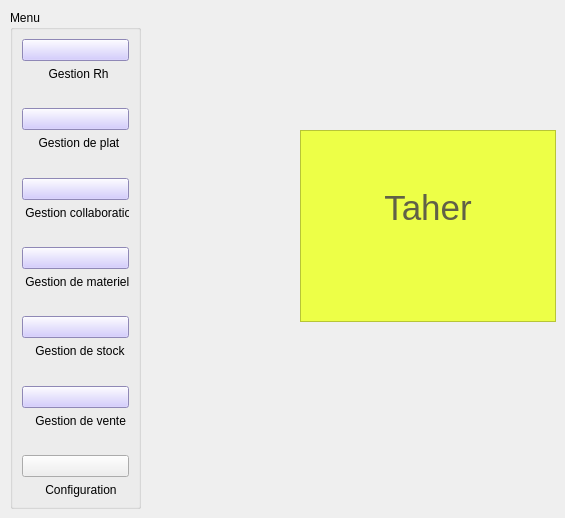
              <widget class="QWidget" name="page_7">
               <widget class="QGroupBox" name="groupBox_15">
                <property name="geometry">
                 <rect>
                  <x>10</x>
                  <y>10</y>
                  <width>131</width>
                  <height>499</height>
                 </rect>
                </property>
                <property name="title">
                 <string>Menu</string>
                </property>
                <layout class="QVBoxLayout" name="verticalLayout_19">
                 <item>
                  <layout class="QVBoxLayout" name="verticalLayout_5">
                   <item>
                    <widget class="QPushButton" name="Aymen_5">
                     <property name="styleSheet">
                      <string notr="true">background-color: rgb(200, 190, 255);</string>
                     </property>
                     <property name="text">
                      <string/>
                     </property>
                     <property name="icon">
                      <iconset resource="rh.qrc">
                       <normaloff>:/rh/rh.png</normaloff>:/rh/rh.png</iconset>
                     </property>
                     <property name="iconSize">
                      <size>
                       <width>50</width>
                       <height>30</height>
                      </size>
                     </property>
                    </widget>
                   </item>
                   <item>
                    <widget class="QLabel" name="label_48">
                     <property name="text">
                      <string>        Gestion Rh</string>
                     </property>
                    </widget>
                   </item>
                   <item>
                    <spacer name="verticalSpacer_28">
                     <property name="orientation">
                      <enum>Qt::Vertical</enum>
                     </property>
                     <property name="sizeHint" stdset="0">
                      <size>
                       <width>20</width>
                       <height>40</height>
                      </size>
                     </property>
                    </spacer>
                   </item>
                   <item>
                    <widget class="QPushButton" name="Moemen_5">
                     <property name="styleSheet">
                      <string notr="true">background-color: rgb(200, 190, 255);</string>
                     </property>
                     <property name="text">
                      <string/>
                     </property>
                     <property name="icon">
                      <iconset resource="plat.qrc">
                       <normaloff>:/plat/plat.png</normaloff>:/plat/plat.png</iconset>
                     </property>
                     <property name="iconSize">
                      <size>
                       <width>50</width>
                       <height>30</height>
                      </size>
                     </property>
                    </widget>
                   </item>
                   <item>
                    <widget class="QLabel" name="label_49">
                     <property name="text">
                      <string>     Gestion de plat</string>
                     </property>
                    </widget>
                   </item>
                   <item>
                    <spacer name="verticalSpacer_29">
                     <property name="orientation">
                      <enum>Qt::Vertical</enum>
                     </property>
                     <property name="sizeHint" stdset="0">
                      <size>
                       <width>20</width>
                       <height>40</height>
                      </size>
                     </property>
                    </spacer>
                   </item>
                   <item>
                    <widget class="QPushButton" name="Salma_5">
                     <property name="styleSheet">
                      <string notr="true">background-color: rgb(200, 190, 255);</string>
                     </property>
                     <property name="text">
                      <string/>
                     </property>
                     <property name="icon">
                      <iconset resource="collab.qrc">
                       <normaloff>:/collab/collaboration.png</normaloff>:/collab/collaboration.png</iconset>
                     </property>
                     <property name="iconSize">
                      <size>
                       <width>50</width>
                       <height>30</height>
                      </size>
                     </property>
                    </widget>
                   </item>
                   <item>
                    <widget class="QLabel" name="label_50">
                     <property name="text">
                      <string> Gestion collaboration</string>
                     </property>
                    </widget>
                   </item>
                   <item>
                    <spacer name="verticalSpacer_30">
                     <property name="orientation">
                      <enum>Qt::Vertical</enum>
                     </property>
                     <property name="sizeHint" stdset="0">
                      <size>
                       <width>20</width>
                       <height>40</height>
                      </size>
                     </property>
                    </spacer>
                   </item>
                   <item>
                    <widget class="QPushButton" name="Sara_5">
                     <property name="styleSheet">
                      <string notr="true">background-color: rgb(200, 190, 255);</string>
                     </property>
                     <property name="text">
                      <string/>
                     </property>
                     <property name="icon">
                      <iconset resource="materiel.qrc">
                       <normaloff>:/materiel/materiel.png</normaloff>:/materiel/materiel.png</iconset>
                     </property>
                     <property name="iconSize">
                      <size>
                       <width>50</width>
                       <height>30</height>
                      </size>
                     </property>
                    </widget>
                   </item>
                   <item>
                    <widget class="QLabel" name="label_51">
                     <property name="text">
                      <string> Gestion de materiels</string>
                     </property>
                    </widget>
                   </item>
                   <item>
                    <spacer name="verticalSpacer_31">
                     <property name="orientation">
                      <enum>Qt::Vertical</enum>
                     </property>
                     <property name="sizeHint" stdset="0">
                      <size>
                       <width>20</width>
                       <height>40</height>
                      </size>
                     </property>
                    </spacer>
                   </item>
                   <item>
                    <widget class="QPushButton" name="Taher_5">
                     <property name="styleSheet">
                      <string notr="true">background-color: rgb(200, 190, 255);</string>
                     </property>
                     <property name="text">
                      <string/>
                     </property>
                     <property name="icon">
                      <iconset resource="stock.qrc">
                       <normaloff>:/stock/stock.png</normaloff>:/stock/stock.png</iconset>
                     </property>
                     <property name="iconSize">
                      <size>
                       <width>50</width>
                       <height>30</height>
                      </size>
                     </property>
                    </widget>
                   </item>
                   <item>
                    <widget class="QLabel" name="label_52">
                     <property name="text">
                      <string>    Gestion de stock</string>
                     </property>
                    </widget>
                   </item>
                   <item>
                    <spacer name="verticalSpacer_32">
                     <property name="orientation">
                      <enum>Qt::Vertical</enum>
                     </property>
                     <property name="sizeHint" stdset="0">
                      <size>
                       <width>20</width>
                       <height>40</height>
                      </size>
                     </property>
                    </spacer>
                   </item>
                   <item>
                    <widget class="QPushButton" name="Ghazi_5">
                     <property name="styleSheet">
                      <string notr="true">background-color: rgb(200, 190, 255);</string>
                     </property>
                     <property name="text">
                      <string/>
                     </property>
                     <property name="icon">
                      <iconset resource="vente.qrc">
                       <normaloff>:/vente/vente.png</normaloff>:/vente/vente.png</iconset>
                     </property>
                     <property name="iconSize">
                      <size>
                       <width>50</width>
                       <height>30</height>
                      </size>
                     </property>
                    </widget>
                   </item>
                   <item>
                    <widget class="QLabel" name="label_53">
                     <property name="text">
                      <string>    Gestion de vente</string>
                     </property>
                    </widget>
                   </item>
                   <item>
                    <spacer name="verticalSpacer_33">
                     <property name="orientation">
                      <enum>Qt::Vertical</enum>
                     </property>
                     <property name="sizeHint" stdset="0">
                      <size>
                       <width>20</width>
                       <height>40</height>
                      </size>
                     </property>
                    </spacer>
                   </item>
                   <item>
                    <widget class="QPushButton" name="Configuration_5">
                     <property name="text">
                      <string/>
                     </property>
                     <property name="icon">
                      <iconset resource="config.qrc">
                       <normaloff>:/config/configuration.png</normaloff>:/config/configuration.png</iconset>
                     </property>
                     <property name="iconSize">
                      <size>
                       <width>50</width>
                       <height>30</height>
                      </size>
                     </property>
                    </widget>
                   </item>
                   <item>
                    <widget class="QLabel" name="label_54">
                     <property name="text">
                      <string>       Configuration</string>
                     </property>
                    </widget>
                   </item>
                  </layout>
                 </item>
                </layout>
               </widget>
               <widget class="QTextBrowser" name="textBrowser_3">
                <property name="geometry">
                 <rect>
                  <x>300</x>
                  <y>130</y>
                  <width>256</width>
                  <height>192</height>
                 </rect>
                </property>
                <property name="styleSheet">
                 <string notr="true">background-color: rgb(237, 255, 71);</string>
                </property>
                <property name="html">
                 <string>&lt;!DOCTYPE HTML PUBLIC &quot;-//W3C//DTD HTML 4.0//EN&quot; &quot;http://www.w3.org/TR/REC-html40/strict.dtd&quot;&gt;
&lt;html&gt;&lt;head&gt;&lt;meta name=&quot;qrichtext&quot; content=&quot;1&quot; /&gt;&lt;style type=&quot;text/css&quot;&gt;
p, li { white-space: pre-wrap; }
&lt;/style&gt;&lt;/head&gt;&lt;body style=&quot; font-family:'MS Shell Dlg 2'; font-size:8.25pt; font-weight:400; font-style:normal;&quot;&gt;
&lt;p align=&quot;center&quot; style=&quot;-qt-paragraph-type:empty; margin-top:0px; margin-bottom:0px; margin-left:0px; margin-right:0px; -qt-block-indent:0; text-indent:0px; font-family:'MS Shell Dlg 2';&quot;&gt;&lt;br /&gt;&lt;/p&gt;
&lt;p align=&quot;center&quot; style=&quot;-qt-paragraph-type:empty; margin-top:0px; margin-bottom:0px; margin-left:0px; margin-right:0px; -qt-block-indent:0; text-indent:0px; font-family:'MS Shell Dlg 2'; font-size:26pt; color:#616147;&quot;&gt;&lt;br /&gt;&lt;/p&gt;
&lt;p align=&quot;center&quot; style=&quot; margin-top:0px; margin-bottom:0px; margin-left:0px; margin-right:0px; -qt-block-indent:0; text-indent:0px;&quot;&gt;&lt;span style=&quot; font-family:'MS Shell Dlg 2'; font-size:26pt; color:#616147;&quot;&gt;Taher&lt;/span&gt;&lt;/p&gt;&lt;/body&gt;&lt;/html&gt;</string>
                </property>
               </widget>
              </widget>
